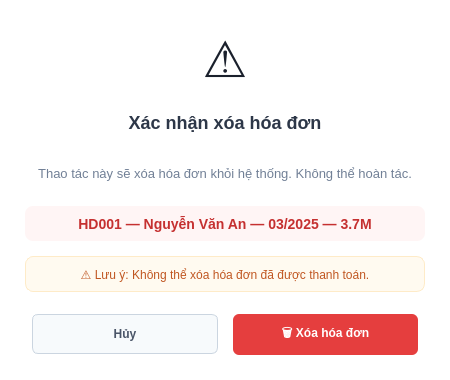
<?xml version='1.0' encoding='utf-8'?>
<ui version="4.0">
 <class>DialogXoaHoaDon</class>
 <widget class="QDialog" name="DialogXoaHoaDon">
  <property name="geometry"><rect><x>0</x><y>0</y><width>450</width><height>380</height></rect></property>
  <property name="windowTitle"><string>Xác nhận xóa</string></property>
  <property name="styleSheet"><string>
QDialog { background-color: white; border-radius: 8px; }
QLabel#lblIcon { font-size: 50px; color: #1a202c; }
QLabel#lblTitle { font-size: 18px; font-weight: bold; color: #2d3748; }
QLabel#lblDesc { font-size: 13px; color: #718096; }
QFrame#frameInfo { background-color: #fff5f5; border-radius: 8px; }
QLabel#lblInfo { color: #c53030; font-weight: bold; font-size: 14px; }
QFrame#frameNote { background-color: #fffaf0; border: 1px solid #feebc8; border-radius: 8px; }
QLabel#lblNote { color: #c05621; font-size: 12px; }
QPushButton#btnCancel { background-color: #f7fafc; border: 1px solid #cbd5e0; border-radius: 6px; padding: 10px 20px; color: #4a5568; font-weight: bold; }
QPushButton#btnDelete { background-color: #e53e3e; border: none; border-radius: 6px; padding: 10px 20px; color: white; font-weight: bold; }
</string></property>
  <layout class="QVBoxLayout">
   <property name="spacing"><number>15</number></property>
   <property name="leftMargin"><number>25</number></property><property name="topMargin"><number>30</number></property>
   <property name="rightMargin"><number>25</number></property><property name="bottomMargin"><number>25</number></property>
   
   <item>
    <widget class="QLabel" name="lblIcon">
     <property name="text"><string>⚠️</string></property>
     <property name="alignment"><set>Qt::AlignCenter</set></property>
    </widget>
   </item>
   
   <item>
    <widget class="QLabel" name="lblTitle">
     <property name="text"><string>Xác nhận xóa hóa đơn</string></property>
     <property name="alignment"><set>Qt::AlignCenter</set></property>
    </widget>
   </item>
   
   <item>
    <widget class="QLabel" name="lblDesc">
     <property name="text"><string>Thao tác này sẽ xóa hóa đơn khỏi hệ thống. Không thể hoàn tác.</string></property>
     <property name="alignment"><set>Qt::AlignCenter</set></property>
     <property name="wordWrap"><bool>true</bool></property>
    </widget>
   </item>
   
   <item>
    <widget class="QFrame" name="frameInfo">
     <layout class="QVBoxLayout">
      <item><widget class="QLabel" name="lblInfo"><property name="text"><string>HD001 — Nguyễn Văn An — 03/2025 — 3.7M</string></property><property name="alignment"><set>Qt::AlignCenter</set></property></widget></item>
     </layout>
    </widget>
   </item>

   <item>
    <widget class="QFrame" name="frameNote">
     <layout class="QVBoxLayout">
      <item><widget class="QLabel" name="lblNote"><property name="text"><string>⚠️ Lưu ý: Không thể xóa hóa đơn đã được thanh toán.</string></property><property name="alignment"><set>Qt::AlignCenter</set></property></widget></item>
     </layout>
    </widget>
   </item>
   
   <item><spacer><property name="orientation"><enum>Qt::Vertical</enum></property></spacer></item>
   
   <item>
    <layout class="QHBoxLayout">
     <property name="spacing"><number>15</number></property>
     <item><spacer><property name="orientation"><enum>Qt::Horizontal</enum></property></spacer></item>
     <item><widget class="QPushButton" name="btnCancel"><property name="text"><string>Hủy</string></property><property name="minimumSize"><size><width>100</width><height>40</height></size></property></widget></item>
     <item><widget class="QPushButton" name="btnDelete"><property name="text"><string>🗑 Xóa hóa đơn</string></property><property name="minimumSize"><size><width>140</width><height>40</height></size></property></widget></item>
     <item><spacer><property name="orientation"><enum>Qt::Horizontal</enum></property></spacer></item>
    </layout>
   </item>

  </layout>
 </widget>
 <resources/>
 <connections/>
</ui>
